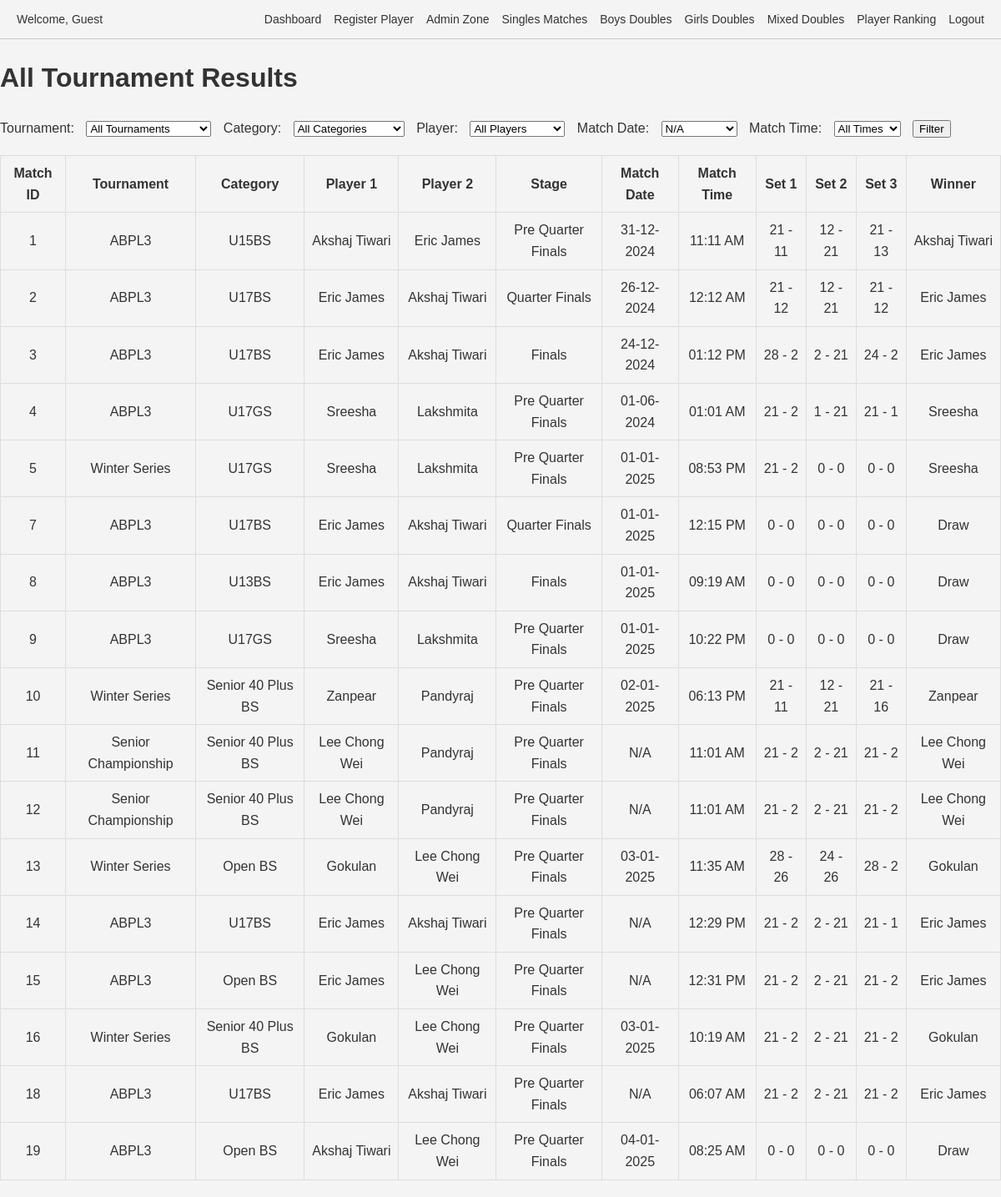
The app's page /results.php, older data.
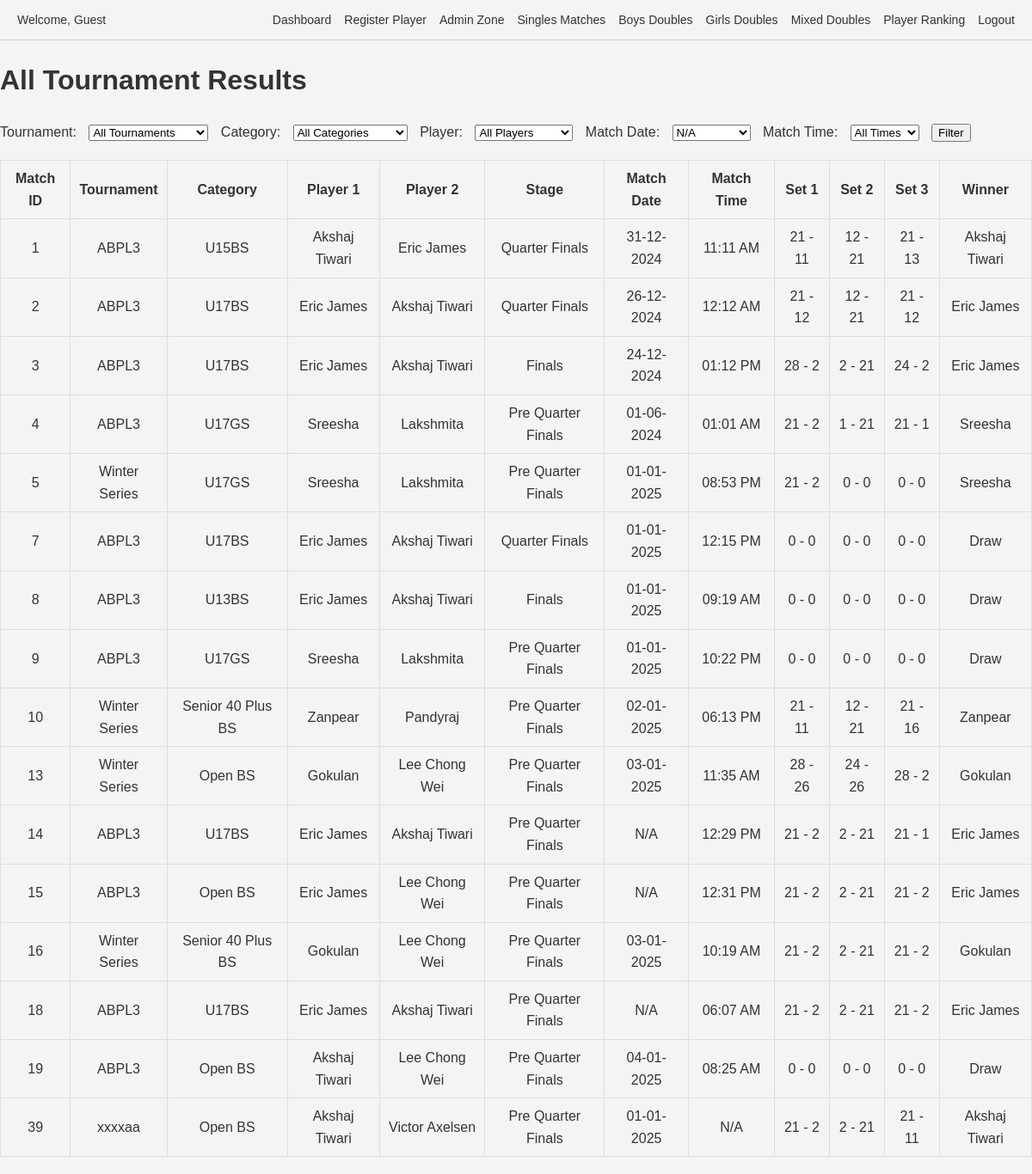
The same page, newer data.
### tables this page shows
CREATE TABLE `matches` (
  `id` int(11) NOT NULL,
  `tournament_id` int(11) NOT NULL,
  `category_id` int(11) NOT NULL,
  `pool` enum('A','B') DEFAULT NULL,
  `player1_id` int(11) DEFAULT NULL,
  `player2_id` int(11) DEFAULT NULL,
  `pre_quarter` tinyint(1) DEFAULT 0,
  `quarter` tinyint(1) DEFAULT 0,
  `semi` tinyint(1) DEFAULT 0,
  `final` tinyint(1) DEFAULT 0,
  `set1_player1_points` int(11) DEFAULT 0,
  `set1_player2_points` int(11) DEFAULT 0,
  `set2_player1_points` int(11) DEFAULT 0,
  `set2_player2_points` int(11) DEFAULT 0,
  `set3_player1_points` int(11) DEFAULT 0,
  `set3_player2_points` int(11) DEFAULT 0,
  `created_by` int(11) DEFAULT NULL,
  `stage` enum('Pre Quarter Finals','Quarter Finals','Semifinals','Finals','Preliminary') NOT NULL,
  `match_date` date DEFAULT NULL,
  `match_time` varchar(255) NOT NULL,
  `date` date DEFAULT NULL,
  `team1_player1_id` int(11) NOT NULL DEFAULT 0,
  `team1_player2_id` int(11) NOT NULL DEFAULT 0,
  `team2_player1_id` int(11) DEFAULT 0,
  `team2_player2_id` int(11) DEFAULT 0,
  `set1_team1_points` int(11) NOT NULL DEFAULT 0,
  `set1_team2_points` int(11) DEFAULT 0,
  `set2_team1_points` int(11) DEFAULT 0,
  `set2_team2_points` int(11) DEFAULT 0,
  `set3_team1_points` int(11) DEFAULT 0,
  `set3_team2_points` int(11) DEFAULT 0,
  `player3_id` int(11) DEFAULT NULL,
  `player4_id` int(11) DEFAULT NULL,
  `deleted_at` datetime DEFAULT NULL
);

CREATE TABLE `tournaments` (
  `id` int(11) NOT NULL,
  `name` varchar(255) NOT NULL,
  `created_by` int(11) DEFAULT NULL,
  `year` int(11) NOT NULL DEFAULT year(curdate()),
  `moderated_by` int(11) DEFAULT NULL
);

CREATE TABLE `categories` (
  `id` int(11) NOT NULL,
  `name` varchar(255) NOT NULL,
  `created_by` int(11) NOT NULL,
  `age_group` varchar(255) DEFAULT NULL,
  `sex` varchar(10) DEFAULT NULL,
  `type` enum('singles','doubles','mixed doubles') DEFAULT 'singles',
  `tournament_id` int(11) NOT NULL
);

CREATE TABLE `players` (
  `id` int(11) NOT NULL,
  `name` varchar(255) NOT NULL,
  `dob` date NOT NULL,
  `age` int(11) NOT NULL,
  `sex` enum('M','F') NOT NULL,
  `uid` varchar(100) NOT NULL,
  `password` varchar(255) NOT NULL,
  `created_by` int(11) DEFAULT NULL,
  `updated_at` timestamp NULL DEFAULT current_timestamp() ON UPDATE current_timestamp(),
  `category_id` int(11) DEFAULT 1
);

### results.php (the view, shortened to what this page needs)
<?php
include 'header.php';
require_once 'conn.php';
$conn = new mysqli($servername, $username, $password, $dbname);
$match_date = $_GET['match_date'] ?? '';
$dates = $conn->query("SELECT DISTINCT match_date FROM matches ORDER BY match_date");
$query = "
    SELECT
        m.id AS match_id,
        t.name AS tournament_name,
        c.name AS category_name,
        p1.name AS player1_name,
        p2.name AS player2_name,
        m.stage,
        m.match_date,
        m.match_time,
        m.set1_player1_points,
        m.set1_player2_points,
        m.set2_player1_points,
        m.set2_player2_points,
        m.set3_player1_points,
        m.set3_player2_points
    FROM matches m
    INNER JOIN tournaments t ON m.tournament_id = t.id
    INNER JOIN categories c ON m.category_id = c.id
    INNER JOIN players p1 ON m.player1_id = p1.id
    INNER JOIN players p2 ON m.player2_id = p2.id
    WHERE 1=1
";
$query .= " ORDER BY m.id";
$result = $conn->query($query);
?>
<!DOCTYPE html>
<html lang="en">
<head>
</head>
<body>
    <h1>All Tournament Results</h1>
    <form method="get">
        <label for="tournament_id">Tournament:</label>
        <select name="tournament_id" id="tournament_id">
            <option value="">All Tournaments</option>
        </select>
        <label for="category_id">Category:</label>
        <select name="category_id" id="category_id">
            <option value="">All Categories</option>
        </select>
        <label for="player_id">Player:</label>
        <select name="player_id" id="player_id">
            <option value="">All Players</option>
        </select>
        <label for="match_date">Match Date:</label>
        <select name="match_date" id="match_date">
            <?php while ($row = $dates->fetch_assoc()): ?>
                <option value="<?= $row['match_date'] ?>" <?= $match_date == $row['match_date'] ? 'selected' : '' ?>>
                    <?= $row['match_date'] ? date("d-m-Y", strtotime($row['match_date'])) : 'N/A' ?>
                </option>
            <?php endwhile; ?>
        </select>
        <label for="datetime">Match Time:</label>
        <select name="datetime" id="datetime">
            <option value="">All Times</option>
        </select>
        <button type="submit">Filter</button>
    </form>
    <?php if ($result->num_rows > 0): ?>
        <table>
            <tr>
                <th>Match ID</th>
                <th>Tournament</th>
                <th>Category</th>
                <th>Player 1</th>
                <th>Player 2</th>
                <th>Stage</th>
                <th>Match Date</th>
                <th>Match Time</th>
                <th>Set 1</th>
                <th>Set 2</th>
                <th>Set 3</th>
                <th>Winner</th>
            </tr>
            <?php while ($row = $result->fetch_assoc()):
                $p1_total = $row['set1_player1_points'] + $row['set2_player1_points'] + $row['set3_player1_points'];
                $p2_total = $row['set1_player2_points'] + $row['set2_player2_points'] + $row['set3_player2_points'];
                $winner = $p1_total > $p2_total ? $row['player1_name'] : ($p1_total < $p2_total ? $row['player2_name'] : 'Draw');
            ?>
                <tr>
                    <td><?= $row['match_id'] ?></td>
                    <td><?= $row['tournament_name'] ?></td>
                    <td><?= $row['category_name'] ?></td>
                    <td><?= $row['player1_name'] ?></td>
                    <td><?= $row['player2_name'] ?></td>
                    <td><?= $row['stage'] ?></td>
                    <td><?= $row['match_date'] ? date("d-m-Y", strtotime($row['match_date'])) : 'N/A' ?></td>
                    <td><?= $row['match_time'] ? date("h:i A", strtotime($row['match_time'])) : 'N/A' ?></td>
                    <td><?= $row['set1_player1_points'] ?> - <?= $row['set1_player2_points'] ?></td>
                    <td><?= $row['set2_player1_points'] ?> - <?= $row['set2_player2_points'] ?></td>
                    <td><?= $row['set3_player1_points'] ?> - <?= $row['set3_player2_points'] ?></td>
                    <td><?= $winner ?></td>
                </tr>
            <?php endwhile; ?>
        </table>
    <?php else: ?>
        <p>No matches found for the selected filters.</p>
    <?php endif; ?>
</body>
</html>

### header.php (shortened to what this page needs)
<?php
$logged_in_user = 'Guest';
?>
<!DOCTYPE html>
<html lang="en">
<head>
</head>
<body>
    <div class="header">
        <div class="welcome">
            <span>Welcome, <?= htmlspecialchars($logged_in_user) ?></span>
        </div>
        <div class="links">
            <a href="dashboard.php">Dashboard</a>
            <a href="register_player.php">Register Player</a>
            <div class="dropdown">
                <a href="#">Admin Zone</a>
            </div>
            <div class="dropdown">
                <a href="#">Singles Matches</a>
            </div>
            <div class="dropdown">
                <a href="#">Boys Doubles</a>
            </div>
            <div class="dropdown">
                <a href="#">Girls Doubles</a>
            </div>
            <div class="dropdown">
                <a href="#">Mixed Doubles</a>
            </div>
            <div class="dropdown">
                <a href="#">Player Ranking</a>
            </div>
            <a href="logout.php">Logout</a>
        </div>
    </div>
</body>
</html>

### header.php (style rules this page uses)
body { margin: 0; padding: 0; font-family: Arial, sans-serif; line-height: 1.5; }
.header { display: flex; justify-content: space-between; align-items: center; background-color: #f4f4f4; padding: 10px 20px; border-bottom: 1px solid #ccc; }
.header .welcome { font-size: 14px; color: #333; }
.header .links { display: flex; gap: 15px; align-items: center; }
.header .links a { text-decoration: none; color: #333; font-size: 14px; }
.dropdown { position: relative; }

### results.php (style rules this page uses)
body { font-family: Arial, sans-serif; line-height: 1.6; background-color: #f4f4f4; color: #333; margin: 0; padding: 0; }
table { width: 100%; border-collapse: collapse; margin: 20px 0; }
th, td { border: 1px solid #ddd; padding: 8px; text-align: center; }
th { background-color: #f4f4f4; }
form { margin-bottom: 20px; }
label, select, button { margin-right: 10px; }

Row changes from the older to the newer data that the page shows:
removed matches: id "11", tournament.name "Senior Championship", category.name "Senior 40 Plus BS", player1.name "Lee Chong Wei", player2.name "Pandyraj", stage "Pre Quarter Finals", shows "N/A", match_time "11:01 AM", set1_player1_points "21", set1_player2_points "2", set2_player1_points "2", set2_player2_points "21", set3_player1_points "21", set3_player2_points "2"
removed matches: id "12", tournament.name "Senior Championship", category.name "Senior 40 Plus BS", player1.name "Lee Chong Wei", player2.name "Pandyraj", stage "Pre Quarter Finals", shows "N/A", match_time "11:01 AM", set1_player1_points "21", set1_player2_points "2", set2_player1_points "2", set2_player2_points "21", set3_player1_points "21", set3_player2_points "2"
changed matches "11:11 AM": stage "Pre Quarter Finals" → "Quarter Finals"
added matches: id "39", tournament.name "xxxxaa", category.name "Open BS", player1.name "Akshaj Tiwari", player2.name "Victor Axelsen", stage "Pre Quarter Finals", match_date "01-01-2025", match_time "N/A", set1_player1_points "21", set1_player2_points "2", set2_player1_points "2", set2_player2_points "21", set3_player1_points "21", set3_player2_points "11"
